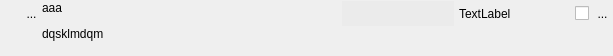
<?xml version="1.0" encoding="UTF-8"?>
<ui version="4.0">
 <class>WidgetSimpBase</class>
 <widget class="QWidget" name="WidgetSimpBase">
  <property name="geometry">
   <rect>
    <x>0</x>
    <y>0</y>
    <width>613</width>
    <height>56</height>
   </rect>
  </property>
  <property name="sizePolicy">
   <sizepolicy hsizetype="Preferred" vsizetype="Minimum">
    <horstretch>0</horstretch>
    <verstretch>0</verstretch>
   </sizepolicy>
  </property>
  <property name="minimumSize">
   <size>
    <width>0</width>
    <height>0</height>
   </size>
  </property>
  <property name="maximumSize">
   <size>
    <width>1677721</width>
    <height>60</height>
   </size>
  </property>
  <property name="windowTitle">
   <string>Form</string>
  </property>
  <layout class="QHBoxLayout" name="horizontalLayout_3">
   <property name="spacing">
    <number>0</number>
   </property>
   <property name="leftMargin">
    <number>0</number>
   </property>
   <property name="topMargin">
    <number>1</number>
   </property>
   <property name="rightMargin">
    <number>0</number>
   </property>
   <property name="bottomMargin">
    <number>1</number>
   </property>
   <item>
    <layout class="QVBoxLayout" name="verticalLayout_2">
     <property name="spacing">
      <number>0</number>
     </property>
     <item>
      <layout class="QHBoxLayout" name="horizontalLayout">
       <property name="spacing">
        <number>0</number>
       </property>
       <property name="sizeConstraint">
        <enum>QLayout::SetFixedSize</enum>
       </property>
       <item>
        <spacer name="horizontalSpacer_3">
         <property name="orientation">
          <enum>Qt::Horizontal</enum>
         </property>
         <property name="sizeType">
          <enum>QSizePolicy::Fixed</enum>
         </property>
         <property name="sizeHint" stdset="0">
          <size>
           <width>21</width>
           <height>20</height>
          </size>
         </property>
        </spacer>
       </item>
       <item>
        <widget class="MonBoutonValide" name="RBValide">
         <property name="minimumSize">
          <size>
           <width>21</width>
           <height>25</height>
          </size>
         </property>
         <property name="maximumSize">
          <size>
           <width>21</width>
           <height>25</height>
          </size>
         </property>
         <property name="focusPolicy">
          <enum>Qt::ClickFocus</enum>
         </property>
         <property name="toolTip">
          <string>Affiche le rapport de validation du mot-clef</string>
         </property>
         <property name="styleSheet">
          <string notr="true">border : 0px</string>
         </property>
         <property name="text">
          <string>...</string>
         </property>
         <property name="icon">
          <iconset>
           <normaloff>../Editeur/icons/ast-green-ball.png</normaloff>../Editeur/icons/ast-green-ball.png</iconset>
         </property>
         <property name="iconSize">
          <size>
           <width>25</width>
           <height>25</height>
          </size>
         </property>
        </widget>
       </item>
      </layout>
     </item>
     <item>
      <spacer name="verticalSpacer">
       <property name="orientation">
        <enum>Qt::Vertical</enum>
       </property>
       <property name="sizeHint" stdset="0">
        <size>
         <width>20</width>
         <height>5</height>
        </size>
       </property>
      </spacer>
     </item>
    </layout>
   </item>
   <item>
    <widget class="MonLabelClic" name="label">
     <property name="sizePolicy">
      <sizepolicy hsizetype="Fixed" vsizetype="Preferred">
       <horstretch>0</horstretch>
       <verstretch>0</verstretch>
      </sizepolicy>
     </property>
     <property name="minimumSize">
      <size>
       <width>300</width>
       <height>25</height>
      </size>
     </property>
     <property name="maximumSize">
      <size>
       <width>178</width>
       <height>16777215</height>
      </size>
     </property>
     <property name="frameShape">
      <enum>QFrame::NoFrame</enum>
     </property>
     <property name="text">
      <string>&lt;html&gt;&lt;head/&gt;&lt;body&gt;&lt;p&gt;aaa&lt;/p&gt;&lt;p&gt;dqsklmdqm&lt;/p&gt;&lt;/body&gt;&lt;/html&gt;</string>
     </property>
     <property name="scaledContents">
      <bool>false</bool>
     </property>
     <property name="alignment">
      <set>Qt::AlignLeading|Qt::AlignLeft|Qt::AlignTop</set>
     </property>
    </widget>
   </item>
   <item>
    <layout class="QVBoxLayout" name="verticalLayout">
     <property name="spacing">
      <number>0</number>
     </property>
     <item>
      <layout class="QHBoxLayout" name="horizontalLayout_2">
       <item>
        <widget class="QLineEdit" name="lineEditVal">
         <property name="sizePolicy">
          <sizepolicy hsizetype="Expanding" vsizetype="Fixed">
           <horstretch>0</horstretch>
           <verstretch>0</verstretch>
          </sizepolicy>
         </property>
         <property name="minimumSize">
          <size>
           <width>0</width>
           <height>25</height>
          </size>
         </property>
         <property name="maximumSize">
          <size>
           <width>805</width>
           <height>16777215</height>
          </size>
         </property>
         <property name="styleSheet">
          <string notr="true">background:rgb(235,235,235);
border:0px;</string>
         </property>
        </widget>
       </item>
       <item>
        <spacer name="horizontalSpacer">
         <property name="orientation">
          <enum>Qt::Horizontal</enum>
         </property>
         <property name="sizeType">
          <enum>QSizePolicy::Fixed</enum>
         </property>
         <property name="sizeHint" stdset="0">
          <size>
           <width>5</width>
           <height>20</height>
          </size>
         </property>
        </spacer>
       </item>
       <item>
        <widget class="QLabel" name="lineEditUnite">
         <property name="sizePolicy">
          <sizepolicy hsizetype="MinimumExpanding" vsizetype="Preferred">
           <horstretch>0</horstretch>
           <verstretch>0</verstretch>
          </sizepolicy>
         </property>
         <property name="text">
          <string>TextLabel</string>
         </property>
        </widget>
       </item>
       <item>
        <spacer name="horizontalSpacer_2">
         <property name="orientation">
          <enum>Qt::Horizontal</enum>
         </property>
         <property name="sizeType">
          <enum>QSizePolicy::Minimum</enum>
         </property>
         <property name="sizeHint" stdset="0">
          <size>
           <width>5</width>
           <height>20</height>
          </size>
         </property>
        </spacer>
       </item>
       <item>
        <widget class="QCheckBox" name="checkBoxUQ">
         <property name="sizePolicy">
          <sizepolicy hsizetype="Fixed" vsizetype="Fixed">
           <horstretch>0</horstretch>
           <verstretch>0</verstretch>
          </sizepolicy>
         </property>
         <property name="toolTip">
          <string>Active le parametre comme variable UQ</string>
         </property>
         <property name="text">
          <string/>
         </property>
        </widget>
       </item>
       <item>
        <spacer name="horizontalSpacer_4">
         <property name="orientation">
          <enum>Qt::Horizontal</enum>
         </property>
         <property name="sizeType">
          <enum>QSizePolicy::Fixed</enum>
         </property>
         <property name="sizeHint" stdset="0">
          <size>
           <width>3</width>
           <height>20</height>
          </size>
         </property>
        </spacer>
       </item>
       <item>
        <widget class="QToolButton" name="RBPoubelle">
         <property name="minimumSize">
          <size>
           <width>21</width>
           <height>25</height>
          </size>
         </property>
         <property name="maximumSize">
          <size>
           <width>21</width>
           <height>25</height>
          </size>
         </property>
         <property name="focusPolicy">
          <enum>Qt::ClickFocus</enum>
         </property>
         <property name="toolTip">
          <string>Détruit le mot-clef</string>
         </property>
         <property name="styleSheet">
          <string notr="true">border : 0px</string>
         </property>
         <property name="text">
          <string>...</string>
         </property>
         <property name="icon">
          <iconset>
           <normaloff>../Editeur/icons/deleteRond.png</normaloff>../Editeur/icons/deleteRond.png</iconset>
         </property>
         <property name="iconSize">
          <size>
           <width>25</width>
           <height>25</height>
          </size>
         </property>
        </widget>
       </item>
      </layout>
     </item>
     <item>
      <spacer name="verticalSpacer_2">
       <property name="orientation">
        <enum>Qt::Vertical</enum>
       </property>
       <property name="sizeHint" stdset="0">
        <size>
         <width>20</width>
         <height>5</height>
        </size>
       </property>
      </spacer>
     </item>
    </layout>
   </item>
  </layout>
 </widget>
 <customwidgets>
  <customwidget>
   <class>MonBoutonValide</class>
   <extends>QToolButton</extends>
   <header>monBoutonValide.h</header>
  </customwidget>
  <customwidget>
   <class>MonLabelClic</class>
   <extends>QLabel</extends>
   <header>monLabelClic.h</header>
  </customwidget>
 </customwidgets>
 <resources/>
 <connections/>
</ui>
